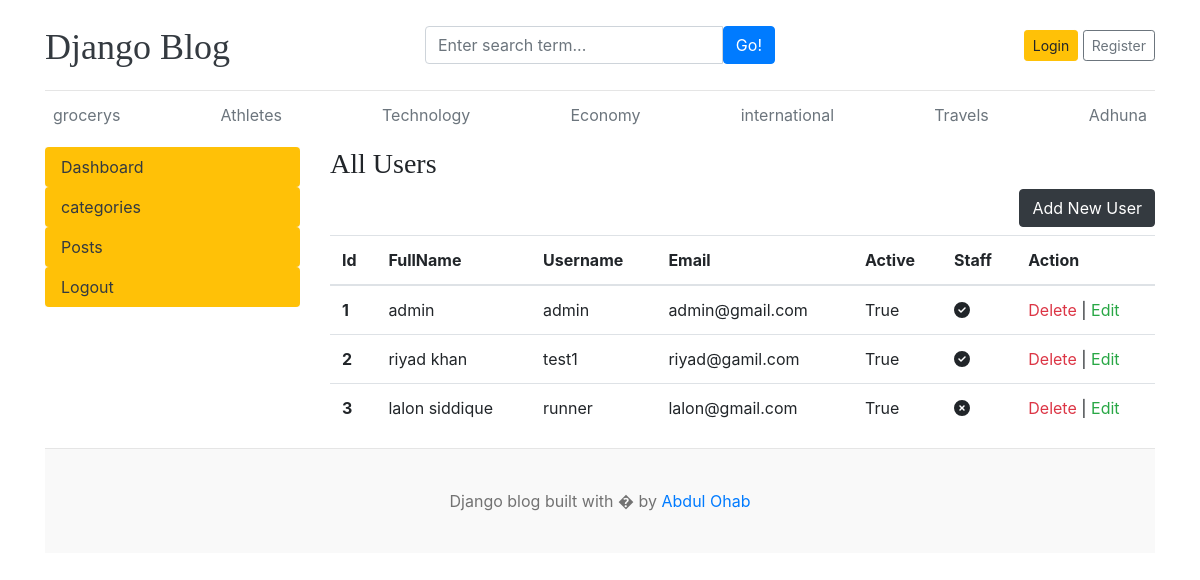
/dashboard/user/, run on the app's committed database.
### home/models.py (models this page shows, shortened)
class Category(models.Model):
    category_name=models.CharField(max_length=50,unique=True)
    created_at=models.DateTimeField(auto_now_add=True)
    updated_at=models.DateTimeField(auto_now=True)

### dashboard/views.py (the view)
# urls.py: path('user/',views.userPage,name='userPage'),
def userPage(request):
    posts=Blogs.objects.all()
    categories=Category.objects.all()
    users=User.objects.all()
    context={'categories':categories,'users':users,'posts':posts}
    return render(request,'dashbord/user.html',context)

### templates/dashbord/user.html
{% extends 'base.html' %}
{% block content %}
<div class="row">
    {% include '../dashbord/leftSideBar.html' %}
    <div class="col-md-9">
        <h3> All Users </h3>
        <a href="{% url 'addUserPage' %}" class="btn btn-dark float-right mb-2 ">Add New User</a>
        <table class="table table-hover">
            <thead>
              <tr>
                <th >Id</th>
                <th >FullName</th>
                <th >Username</th>
                <th >Email</th>
                <th> Active</th>
                <th> Staff</th>
                <th> Action</th>
              </tr>
            </thead>
            <tbody>
                {% for user in users %}
              <tr>
                <th >{{ forloop.counter }}</th>
                <td>{{user.first_name}} {{user.last_name}}</td>
                <td>{{user.username}}</td>
                <td>{{user.email}}</td>
                <td>{{user.is_active}}</td>
                <td>{% if user.is_staff %}
                <i class="fa-solid fa-circle-check">
                  {% else %}
                  <i class="fa-solid fa-circle-xmark">
                  {% endif %}
                </td>
                <td> <a href="" class="text-danger ">  Delete  </a> |<a href="{% url 'editUserPage' user.id %}" class="text-success "> Edit</a> </td>
              </tr>
              {% endfor %}
            </tbody>
          </table>
    </div>
</div>
{% endblock %}

### templates/header.html (shortened to what this page needs)
{% load static %}
<!DOCTYPE html>
<html lang="en">
<head>
    <link href="https://getbootstrap.com/docs/4.0/dist/css/bootstrap.min.css" rel="stylesheet">
    <link href="https://cdnjs.cloudflare.com/ajax/libs/font-awesome/6.0.0/css/all.min.css" rel="stylesheet">
    <link href="{% static 'css/blog.css' %}" rel="stylesheet">
  </head>
<body>
    <div class="container">
      <header class="blog-header py-3">
        <div class="row flex-nowrap justify-content-between align-items-center">
          <div class="col-4 pt-1">
            <a class="blog-header-logo text-dark" href="/">Django Blog</a>
          </div>
          <div class="col-4">
            <form action="{% url 'search' %}" method="GET" >
            <div class="input-group">
                <input class="form-control" type="text" name="keyword" placeholder="Enter search term..." aria-label="Enter search term..." aria-describedby="button-search" />
                <button type="submit" class="btn btn-primary" id="button-search" type="button">Go!</button>
            </div>
        </form>
          </div>
          <div class="col-4 d-flex justify-content-end align-items-center">
            {% if not user.is_authenticated %}
            <a class="btn btn-sm btn-warning" href="{% url 'loginPage'  %}">Login</a> &nbsp;
            <a class="btn btn-sm btn-outline-secondary" href="{% url 'registerPage'   %}">Register</a>
            {% else %}
            <span> <a href="{% url 'dashboardPage' %}" class="btn btn-sm btn-warning " > Dashboard </a> </span>&nbsp;
            <span> <a href="{% url 'logoutPage' %}"> Logout </a> </span>
            {% endif %}
          </div>
        </div>
      </header>
      <div class="nav-scroller py-1 mb-2">
        <nav class="nav d-flex justify-content-between ">
          {% for category in categories %}
          <a class="p-2 text-muted  " href="{% url 'categoryPage' category.id  %}"> {{category.category_name}}</a>
          {% endfor %}
        </nav>
      </div>

### static/css/blog.css (style rules this page uses)
.blog-header { border-bottom: 1px solid #e5e5e5; }
.blog-header-logo { font-family: "Playfair Display", Georgia, "Times New Roman", serif; font-size: 2.25rem; }
h1, h2, h3, h4, h5, h6 { font-family: "Playfair Display", Georgia, "Times New Roman", serif; }

### data on the page
Category: category_name "grocerys"
Category: category_name "Athletes"
Category: category_name "Technology"
Category: category_name "Economy"
Category: category_name "international"
Category: category_name "Travels"
Category: category_name "Adhuna"

### other printed values
{{ user.first_name }} "admin"
{{ user.username }} "admin"
{{ user.email }} "admin@gmail.com"
{{ user.is_active }} "True"
{{ user.first_name }} "riyad"
{{ user.last_name }} "khan"
{{ user.username }} "test1"
{{ user.email }} "riyad@gamil.com"
{{ user.first_name }} "lalon"
{{ user.last_name }} "siddique"
{{ user.username }} "runner"
{{ user.email }} "lalon@gmail.com"
